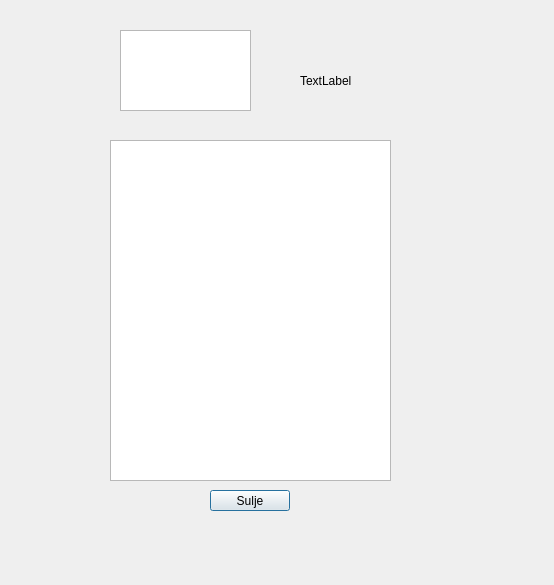
<?xml version="1.0" encoding="UTF-8"?>
<ui version="4.0">
 <class>Saldo</class>
 <widget class="QDialog" name="Saldo">
  <property name="geometry">
   <rect>
    <x>0</x>
    <y>0</y>
    <width>554</width>
    <height>585</height>
   </rect>
  </property>
  <property name="windowTitle">
   <string>Dialog</string>
  </property>
  <widget class="QTextEdit" name="textsaldontilitapahtumat">
   <property name="geometry">
    <rect>
     <x>110</x>
     <y>140</y>
     <width>281</width>
     <height>341</height>
    </rect>
   </property>
  </widget>
  <widget class="QLabel" name="labelSaldo">
   <property name="geometry">
    <rect>
     <x>300</x>
     <y>60</y>
     <width>81</width>
     <height>41</height>
    </rect>
   </property>
   <property name="text">
    <string>TextLabel</string>
   </property>
  </widget>
  <widget class="QTextEdit" name="textOwnerDetails">
   <property name="geometry">
    <rect>
     <x>120</x>
     <y>30</y>
     <width>131</width>
     <height>81</height>
    </rect>
   </property>
  </widget>
  <widget class="QPushButton" name="btnsaldosulje">
   <property name="geometry">
    <rect>
     <x>210</x>
     <y>490</y>
     <width>80</width>
     <height>21</height>
    </rect>
   </property>
   <property name="text">
    <string>Sulje</string>
   </property>
  </widget>
 </widget>
 <resources/>
 <connections/>
</ui>
